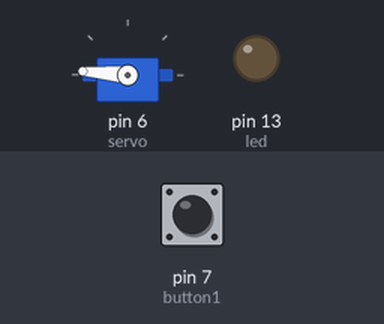
Simulated run of this sketch. Board: Arduino Uno, built with avr-gcc and run on an emulated ATmega328P. Shown: servo, output pins drawn as LEDs (lit = HIGH). Inputs (shaded band) come from the test bench; at power-on: pin 7 (button1) LOW.

Above: at 1.2 s.
1.3 s: pin 7 (button1) pulled HIGH for 0.15 s
At 1.37 s:
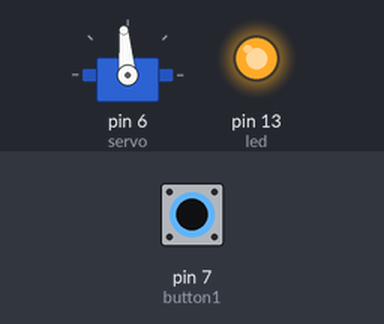
2.9 s: pin 7 (button1) pulled HIGH for 3.2 s
At 7.3 s:
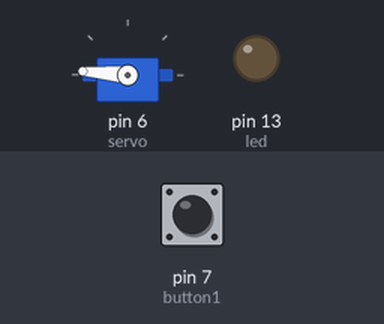
Timing chart, 0 to 8.8 s (numbered marks = the images above; inputs shaded):
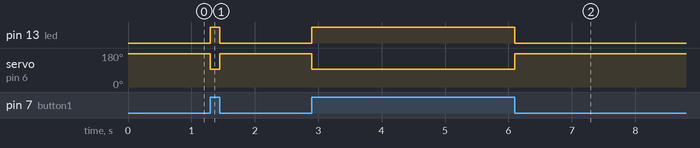

Measured:
- after the input at 1.3 s, pin 13 (led): LOW → HIGH at once, → LOW 0.15 s later; servo on pin 6 (servo): 175° → 95° at once, → 175° 0.15 s later
- after the input at 2.9 s, pin 13 (led): LOW → HIGH at once, → LOW 3.2 s later; servo on pin 6 (servo): 175° → 95° at once, → 175° 3.2 s later

The sketch:

servo_write_test.ino
```cpp
// Powering a servo from the arduino usually *DOES NOT WORK*.
#include <Servo.h>
int button1 = 7; //button pin, connect to ground to move servo
int led = 13;
Servo servo;

void setup(){
  pinMode(button1, INPUT);
  pinMode(led, OUTPUT);
  servo.attach(6);
}

void loop(){
  int press1 = digitalRead(button1);
  if (press1 == HIGH){
    servo.write(95);
    digitalWrite(led, HIGH);
  }
  else {
    servo.write(175);
    digitalWrite(led, LOW);
  }
}
```
